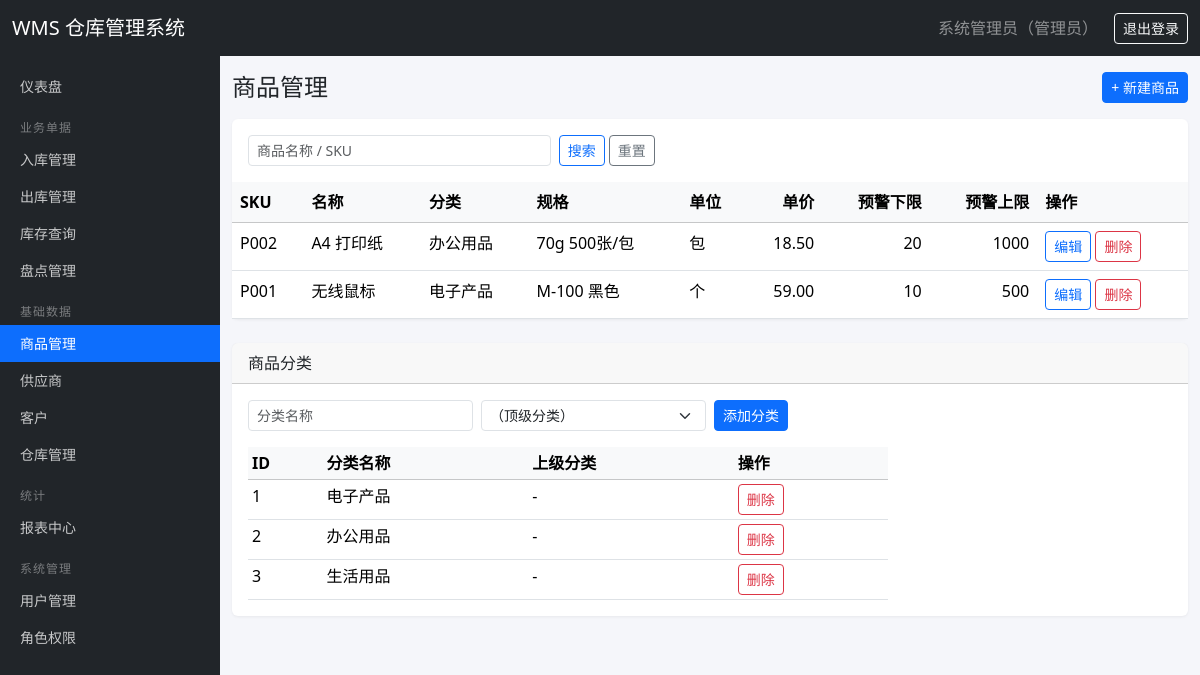
/products/ (signed in), run on the app's committed database.
### tables this page shows
CREATE TABLE users (
    id INTEGER PRIMARY KEY AUTOINCREMENT,
    username TEXT UNIQUE NOT NULL,
    password_hash TEXT NOT NULL,
    real_name TEXT DEFAULT '',
    email TEXT DEFAULT '',
    phone TEXT DEFAULT '',
    is_active INTEGER DEFAULT 1,
    created_at TEXT DEFAULT (datetime('now', 'localtime'))
);

CREATE TABLE roles (
    id INTEGER PRIMARY KEY AUTOINCREMENT,
    name TEXT UNIQUE NOT NULL,
    description TEXT DEFAULT '',
    created_at TEXT DEFAULT (datetime('now', 'localtime'))
);

CREATE TABLE products (
    id INTEGER PRIMARY KEY AUTOINCREMENT,
    sku TEXT UNIQUE NOT NULL,
    name TEXT NOT NULL,
    category_id INTEGER REFERENCES categories(id),
    spec TEXT DEFAULT '',
    unit TEXT DEFAULT '个',
    price REAL DEFAULT 0,
    warning_low INTEGER DEFAULT 0,
    warning_high INTEGER DEFAULT 999999
);

CREATE TABLE categories (
    id INTEGER PRIMARY KEY AUTOINCREMENT,
    name TEXT NOT NULL,
    parent_id INTEGER REFERENCES categories(id)
);

### routes/product.py (the view)
@bp.route('/')
@permission_required('product:view')
def index():
    kw = request.args.get('kw', '').strip()
    sql = '''SELECT p.*, c.name AS category_name FROM products p
             LEFT JOIN categories c ON c.id = p.category_id'''
    params = []
    if kw:
        sql += ' WHERE p.name LIKE ? OR p.sku LIKE ?'
        params = [f'%{kw}%', f'%{kw}%']
    sql += ' ORDER BY p.id DESC'
    products = get_db().execute(sql, params).fetchall()
    return render_template('products.html', products=products,
                           categories=_categories(), kw=kw)

### auth.py (called while the page is built)
def load_user_permissions(user_id):
    rows = get_db().execute(
        '''SELECT DISTINCT p.code FROM permissions p
           JOIN role_permissions rp ON rp.permission_id = p.id
           JOIN user_roles ur ON ur.role_id = rp.role_id
           WHERE ur.user_id = ?''', (user_id,)).fetchall()
    return {r['code'] for r in rows}

@login_manager.user_loader
def load_user(user_id):
    row = get_db().execute('SELECT * FROM users WHERE id = ?', (user_id,)).fetchone()
    if row is None or not row['is_active']:
        return None
    return User(row, load_user_permissions(row['id']))

def permission_required(code):
    def decorator(view):
        @wraps(view)
        def wrapped(*args, **kwargs):
            if not current_user.is_authenticated:
                return login_manager.unauthorized()
            if not current_user.has_perm(code):
                abort(403)
            return view(*args, **kwargs)
        return wrapped
    return decorator

    @property
    def is_active(self):
        return self._active

    def has_perm(self, code):
        return code in self.permissions

    def role_names(self):
        rows = get_db().execute(
            '''SELECT r.name FROM roles r
               JOIN user_roles ur ON ur.role_id = r.id
               WHERE ur.user_id = ?''', (self.id,)).fetchall()
        return '、'.join(r['name'] for r in rows) or '未分配角色'

### db.py (called while the page is built)
def get_db():
    if 'db' not in g:
        g.db = sqlite3.connect(current_app.config['DATABASE'])
        g.db.row_factory = sqlite3.Row
        g.db.execute('PRAGMA foreign_keys = ON')
    return g.db

### routes/product.py (called while the page is built)
def _categories():
    return get_db().execute(
        '''SELECT c.*, p.name AS parent_name FROM categories c
           LEFT JOIN categories p ON p.id = c.parent_id ORDER BY c.id''').fetchall()

### templates/products.html (shortened to what this page needs)
{% extends 'base.html' %}
{% block content %}
<div class="d-flex justify-content-between align-items-center mb-3">
  <h4 class="mb-0">商品管理</h4>
  {% if current_user.has_perm('product:create') %}
  <a href="{{ url_for('product.create') }}" class="btn btn-primary btn-sm">+ 新建商品</a>
  {% endif %}
</div>
<div class="card mb-4">
  <div class="card-body pb-0">
    <form method="get" class="row g-2 mb-3">
      <div class="col-md-4">
        <input type="text" name="kw" class="form-control form-control-sm" placeholder="商品名称 / SKU" value="{{ kw }}">
      </div>
      <div class="col-md-2">
        <button type="submit" class="btn btn-sm btn-outline-primary">搜索</button>
        <a href="{{ url_for('product.index') }}" class="btn btn-sm btn-outline-secondary">重置</a>
      </div>
    </form>
  </div>
  <div class="card-body p-0">
    <table class="table table-hover mb-0">
      <thead class="table-light">
        <tr><th>SKU</th><th>名称</th><th>分类</th><th>规格</th><th>单位</th><th class="text-end">单价</th><th class="text-end">预警下限</th><th class="text-end">预警上限</th><th>操作</th></tr>
      </thead>
      <tbody>
        {% for p in products %}
        <tr>
          <td>{{ p['sku'] }}</td>
          <td>{{ p['name'] }}</td>
          <td>{{ p['category_name'] or '-' }}</td>
          <td>{{ p['spec'] or '-' }}</td>
          <td>{{ p['unit'] }}</td>
          <td class="text-end">{{ '%.2f'|format(p['price']) }}</td>
          <td class="text-end">{{ p['warning_low'] }}</td>
          <td class="text-end">{{ p['warning_high'] }}</td>
          <td class="text-nowrap">
            {% if current_user.has_perm('product:edit') %}
            <a href="{{ url_for('product.edit', pid=p['id']) }}" class="btn btn-sm btn-outline-primary">编辑</a>
            {% endif %}
            {% if current_user.has_perm('product:delete') %}
            <form method="post" action="{{ url_for('product.delete', pid=p['id']) }}" class="d-inline" onsubmit="return confirmDelete('确认删除商品 {{ p['name'] }}？')">
              <button type="submit" class="btn btn-sm btn-outline-danger">删除</button>
            </form>
            {% endif %}
          </td>
        </tr>
        {% else %}
        <tr><td colspan="9" class="text-center text-muted py-3">暂无商品</td></tr>
        {% endfor %}
      </tbody>
    </table>
  </div>
</div>
<div class="card">
  <div class="card-header">商品分类</div>
  <div class="card-body">
    {% if current_user.has_perm('product:create') %}
    <form method="post" action="{{ url_for('product.add_category') }}" class="row g-2 mb-3">
      <div class="col-md-3">
        <input type="text" name="name" class="form-control form-control-sm" placeholder="分类名称" required>
      </div>
      <div class="col-md-3">
        <select name="parent_id" class="form-select form-select-sm">
          <option value="">（顶级分类）</option>
        </select>
      </div>
      <div class="col-md-2">
        <button type="submit" class="btn btn-sm btn-primary">添加分类</button>
      </div>
    </form>
    {% endif %}
    <table class="table table-sm mb-0" style="max-width: 640px;">
      <thead class="table-light"><tr><th>ID</th><th>分类名称</th><th>上级分类</th><th>操作</th></tr></thead>
      <tbody>
        {% for c in categories %}
        <tr>
          <td>{{ c['id'] }}</td>
          <td>{{ c['name'] }}</td>
          <td>{{ c['parent_name'] or '-' }}</td>
          <td>
            {% if current_user.has_perm('product:delete') %}
            <form method="post" action="{{ url_for('product.delete_category', cid=c['id']) }}" class="d-inline" onsubmit="return confirmDelete('确认删除分类 {{ c['name'] }}？')">
              <button type="submit" class="btn btn-sm btn-outline-danger">删除</button>
            </form>
            {% endif %}
          </td>
        </tr>
        {% else %}
        <tr><td colspan="4" class="text-center text-muted py-2">暂无分类</td></tr>
        {% endfor %}
      </tbody>
    </table>
  </div>
</div>
{% endblock %}

### templates/base.html (shortened to what this page needs)
<!doctype html>
<html lang="zh-CN">
<head>
  <link href="https://cdn.jsdelivr.net/npm/bootstrap@5.3.3/dist/css/bootstrap.min.css" rel="stylesheet">
  <link rel="stylesheet" href="{{ url_for('static', filename='css/style.css') }}">
</head>
<body>
<nav class="navbar navbar-dark bg-dark fixed-top">
  <div class="container-fluid">
    <a class="navbar-brand" href="{{ url_for('dashboard.index') }}">WMS 仓库管理系统</a>
    <div class="d-flex align-items-center text-white-50">
      {% if current_user.is_authenticated %}
        <span class="me-3">{{ current_user.real_name or current_user.username }}（{{ current_user.role_names() }}）</span>
        <a class="btn btn-sm btn-outline-light" href="{{ url_for('auth.logout') }}">退出登录</a>
      {% else %}
        <a class="btn btn-sm btn-outline-light" href="{{ url_for('auth.login') }}">登录</a>
      {% endif %}
    </div>
  </div>
</nav>
{% if current_user.is_authenticated %}
<nav class="sidebar">
  <ul class="nav flex-column">
    <li class="nav-item">
      <a class="nav-link {{ 'active' if request.blueprint == 'dashboard' }}" href="{{ url_for('dashboard.index') }}">仪表盘</a>
    </li>
    {% if current_user.has_perm('stock_in:view') or current_user.has_perm('stock_out:view') or current_user.has_perm('inventory:view') or current_user.has_perm('stock_check:view') %}
    <li class="menu-header">业务单据</li>
      {% if current_user.has_perm('stock_in:view') %}
      <li class="nav-item"><a class="nav-link {{ 'active' if request.blueprint == 'stock_in' }}" href="{{ url_for('stock_in.index') }}">入库管理</a></li>
      {% endif %}
      {% if current_user.has_perm('stock_out:view') %}
      <li class="nav-item"><a class="nav-link {{ 'active' if request.blueprint == 'stock_out' }}" href="{{ url_for('stock_out.index') }}">出库管理</a></li>
      {% endif %}
      {% if current_user.has_perm('inventory:view') %}
      <li class="nav-item"><a class="nav-link {{ 'active' if request.blueprint == 'inventory' }}" href="{{ url_for('inventory.index') }}">库存查询</a></li>
      {% endif %}
      {% if current_user.has_perm('stock_check:view') %}
      <li class="nav-item"><a class="nav-link {{ 'active' if request.blueprint == 'stock_check' }}" href="{{ url_for('stock_check.index') }}">盘点管理</a></li>
      {% endif %}
    {% endif %}
    {% if current_user.has_perm('product:view') or current_user.has_perm('supplier:view') or current_user.has_perm('customer:view') or current_user.has_perm('warehouse:view') %}
    <li class="menu-header">基础数据</li>
      {% if current_user.has_perm('product:view') %}
      <li class="nav-item"><a class="nav-link {{ 'active' if request.blueprint == 'product' }}" href="{{ url_for('product.index') }}">商品管理</a></li>
      {% endif %}
      {% if current_user.has_perm('supplier:view') %}
      <li class="nav-item"><a class="nav-link {{ 'active' if request.blueprint == 'supplier' }}" href="{{ url_for('supplier.index') }}">供应商</a></li>
      {% endif %}
      {% if current_user.has_perm('customer:view') %}
      <li class="nav-item"><a class="nav-link {{ 'active' if request.blueprint == 'customer' }}" href="{{ url_for('customer.index') }}">客户</a></li>
      {% endif %}
      {% if current_user.has_perm('warehouse:view') %}
      <li class="nav-item"><a class="nav-link {{ 'active' if request.blueprint == 'warehouse' }}" href="{{ url_for('warehouse.index') }}">仓库管理</a></li>
      {% endif %}
    {% endif %}
    {% if current_user.has_perm('report:view') %}
    <li class="menu-header">统计</li>
    <li class="nav-item"><a class="nav-link {{ 'active' if request.blueprint == 'report' }}" href="{{ url_for('report.index') }}">报表中心</a></li>
    {% endif %}
    {% if current_user.has_perm('user:view') or current_user.has_perm('role:view') %}
    <li class="menu-header">系统管理</li>
      {% if current_user.has_perm('user:view') %}
      <li class="nav-item"><a class="nav-link {{ 'active' if request.blueprint == 'user' }}" href="{{ url_for('user.index') }}">用户管理</a></li>
      {% endif %}
      {% if current_user.has_perm('role:view') %}
      <li class="nav-item"><a class="nav-link {{ 'active' if request.blueprint == 'role' }}" href="{{ url_for('role.index') }}">角色权限</a></li>
      {% endif %}
    {% endif %}
  </ul>
</nav>
{% endif %}
<main class="{{ 'with-sidebar' if current_user.is_authenticated else 'no-sidebar' }}">
  <div class="container-fluid py-3">
    {% block content %}{% endblock %}
  </div>
</main>
</body>
</html>

### static/css/style.css (style rules this page uses)
body { padding-top: 56px; background-color: #f5f6fa; }
.sidebar { position: fixed; top: 56px; left: 0; bottom: 0; width: 220px; background: #212529; overflow-y: auto; padding: 12px 0; z-index: 1000; }
.sidebar .nav-link { color: rgba(255, 255, 255, 0.75); padding: 8px 20px; font-size: 14px; }
.sidebar .nav-link.active { color: #fff; background: #0d6efd; }
.sidebar .menu-header { color: rgba(255, 255, 255, 0.4); font-size: 12px; padding: 14px 20px 4px; text-transform: uppercase; letter-spacing: 1px; }
main.with-sidebar { margin-left: 220px; }
.card { border: none; box-shadow: 0 1px 3px rgba(0, 0, 0, 0.06); }

### data on the page
users: real_name "系统管理员"
roles: role_names "管理员"
products: sku "P002", name "A4 打印纸", name "办公用品", spec "70g 500张/包", unit "包", price "18.50", warning_low "20", warning_high "1000"
products: sku "P001", name "无线鼠标", name "电子产品", spec "M-100 黑色", unit "个", price "59.00", warning_low "10", warning_high "500"
categories: id "1", name "电子产品", c "-"
categories: id "2", name "办公用品", c "-"
categories: id "3", name "生活用品", c "-"
